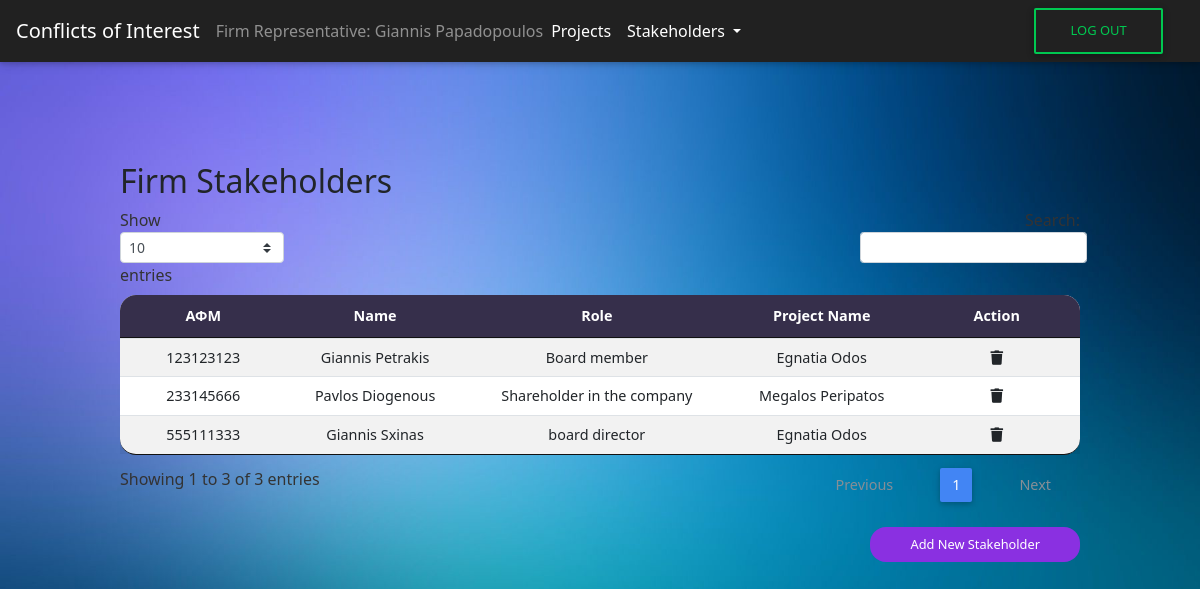
Page /CoI/firm_stakeholders.php (signed in) on the earlier database version.
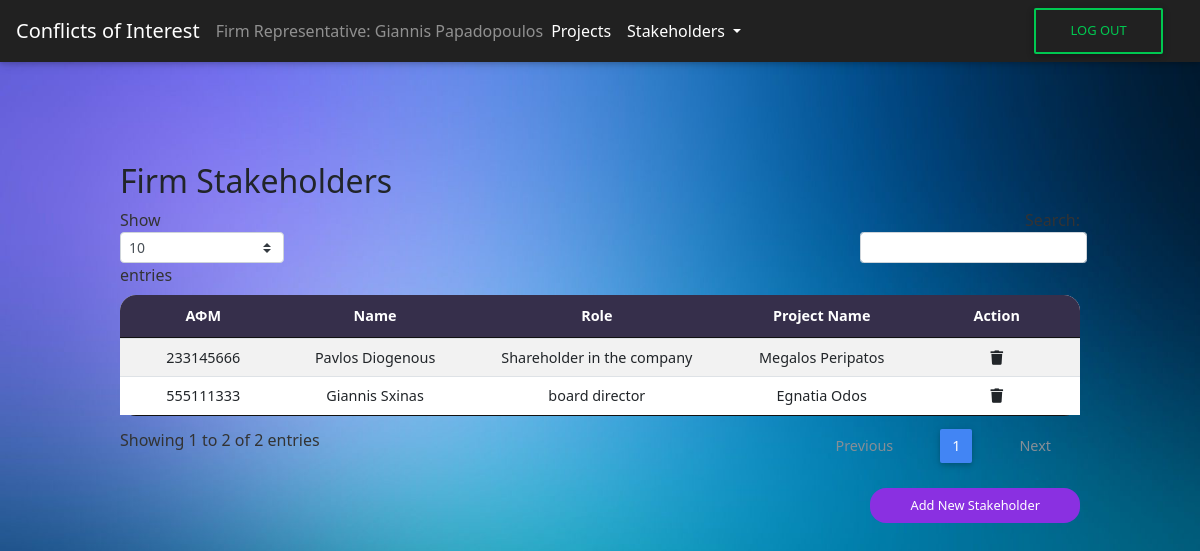
Same page on the later database version.
### tables this page shows
CREATE TABLE `firm_stakeholders` (
  `stakeholder_AFM` int(9) NOT NULL,
  `stakeholder_name` varchar(50) NOT NULL,
  `firm_id` int(11) NOT NULL,
  `stakeholder_role` varchar(50) NOT NULL,
  `project_id` int(50) NOT NULL
);

CREATE TABLE `projects` (
  `project_id` int(12) NOT NULL,
  `project_name` varchar(255) NOT NULL,
  `project_start_date` date NOT NULL,
  `project_end_date` date NOT NULL,
  `project_desc` varchar(1000) NOT NULL CHECK (`project_start_date` < `project_end_date` and `project_start_date` > '2019-01-01')
);

### CoI/firm_stakeholders.php (the view, shortened to what this page needs)
<?php
include('header.php');
include('connect.php');
include('navbar_FR.php');
?>
<div id="View Firm Stakeholders" class="tabcontent">
  <div class="wrapper-table">
    <div class="page-header clearfix">
      <h2 class="pull-left">Firm Stakeholders</h2>
    </div>
    <?php
$fr_AFM = $_SESSION["AFM"];
$sql = "SELECT * FROM users INNER JOIN firm_representatives ON users.AFM = firm_representatives.fr_AFM where fr_AFM = $fr_AFM";
$result = $conn->query($sql);
$firm_id = "";
while ($rows = $result->fetch_assoc()) {
  $firm_id = $rows['firm_id'];
}
    $sql = "SELECT * FROM firm_stakeholders INNER JOIN projects on firm_stakeholders.project_id = projects.project_id WHERE firm_id=$firm_id";
    if ($result = mysqli_query($conn, $sql)) {
      if (mysqli_num_rows($result) > 0) {
        echo  "<table id='stakeholders' class='table table-striped table-sm project-table' cellspacing='0' width='100%'>";
        echo "<thead>";
        echo "<tr>";
        echo "<th class='th-sm' id ='th-first' >ΑΦΜ</th>";
        echo "<th class='th-sm'>Name</th>";
        echo "<th class='th-sm'>Role</th>";
        echo "<th class='th-sm' id=>Project Name</th>";
        echo "<th class='th-sm' id='th-last'>Action</th>";
        echo "</tr>";
        echo "</thead>";
        echo "<tbody>";
        while ($row = mysqli_fetch_array($result)) {
          echo "<tr>";
          echo "<td>" . $row['stakeholder_AFM'] . "</td>";
          echo "<td>" . $row['stakeholder_name'] . "</td>";
          echo "<td>" . $row['stakeholder_role'] . "</td>";
          echo "<td>" . $row['project_name'] . "</td>";
          echo "<td><a href='delete_firm_stakeholder.php?stakeholder_AFM=$row[stakeholder_AFM]&project_id=$row[project_id]"  .  "' title='Delete Record' data-toggle='tooltip'><span class='fas fa-trash'>  </span></a>";
          echo "</td>";
          echo "</tr>";
        }
        echo "</table>";
      } else {
        echo "<p class='lead'><em>No records were found.</em></p>";
      }
    } else {
      echo "ERROR: Could not execute $sql. " . mysqli_error($conn);
    }
    echo "<a href='add_stakeholder.php' class='submit-button'>Add New Stakeholder</a>";
    ?>
  </div>
</div>
<?php include('footer.php') ?>
</body>
</html>

Differences in the rows shown:
removed firm_stakeholders: stakeholder_AFM "123123123", stakeholder_name "Giannis Petrakis", stakeholder_role "Board member", project.project_name "Egnatia Odos"
Other differences:
text written by a page script: "Show entries Showing 1 to 3 of 3 entries Previous 1 Next" → "Show entries Showing 1 to 2 of 2 entries Previous 1 Next"
